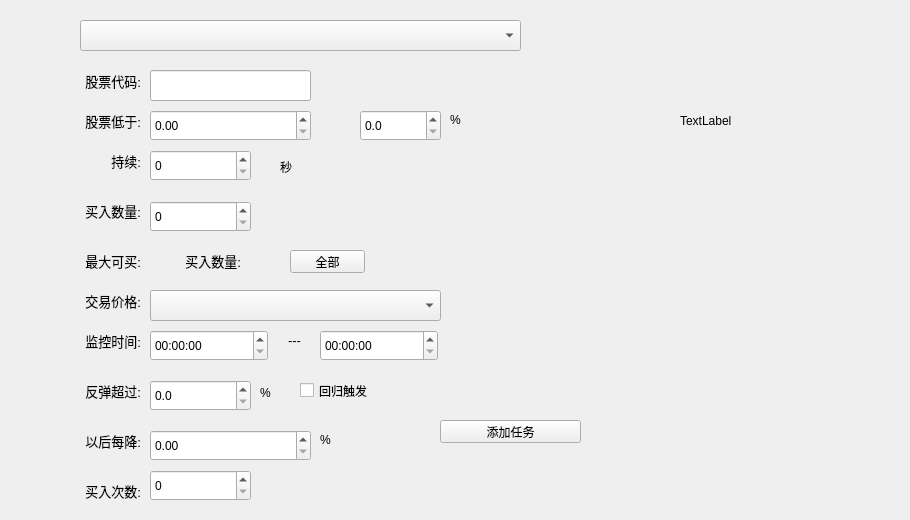
    <widget class="QWidget" name="tab_buytask">
     <attribute name="title">
      <string>买入任务</string>
     </attribute>
     <widget class="QLabel" name="label_buytask_alert_price">
      <property name="geometry">
       <rect>
        <x>70</x>
        <y>110</y>
        <width>71</width>
        <height>21</height>
       </rect>
      </property>
      <property name="font">
       <font>
        <pointsize>10</pointsize>
       </font>
      </property>
      <property name="text">
       <string>股票低于:</string>
      </property>
      <property name="alignment">
       <set>Qt::AlignRight|Qt::AlignTrailing|Qt::AlignVCenter</set>
      </property>
     </widget>
     <widget class="QLabel" name="label_buytask_stock">
      <property name="geometry">
       <rect>
        <x>70</x>
        <y>70</y>
        <width>71</width>
        <height>21</height>
       </rect>
      </property>
      <property name="font">
       <font>
        <pointsize>10</pointsize>
       </font>
      </property>
      <property name="text">
       <string>股票代码:</string>
      </property>
      <property name="alignment">
       <set>Qt::AlignRight|Qt::AlignTrailing|Qt::AlignVCenter</set>
      </property>
     </widget>
     <widget class="QDoubleSpinBox" name="dbspbox_buytask_alert_percent">
      <property name="geometry">
       <rect>
        <x>360</x>
        <y>110</y>
        <width>81</width>
        <height>31</height>
       </rect>
      </property>
      <property name="decimals">
       <number>1</number>
      </property>
      <property name="maximum">
       <double>1000.000000000000000</double>
      </property>
     </widget>
     <widget class="QComboBox" name="combox_buy_type">
      <property name="geometry">
       <rect>
        <x>80</x>
        <y>20</y>
        <width>441</width>
        <height>31</height>
       </rect>
      </property>
     </widget>
     <widget class="QDoubleSpinBox" name="dbspbox_buytask_alert_price">
      <property name="geometry">
       <rect>
        <x>150</x>
        <y>110</y>
        <width>161</width>
        <height>31</height>
       </rect>
      </property>
      <property name="decimals">
       <number>2</number>
      </property>
      <property name="maximum">
       <double>999.990000000000009</double>
      </property>
     </widget>
     <widget class="QLineEdit" name="le_buytask_stock">
      <property name="geometry">
       <rect>
        <x>150</x>
        <y>70</y>
        <width>161</width>
        <height>31</height>
       </rect>
      </property>
     </widget>
     <widget class="QLabel" name="label_buytask_show_pic">
      <property name="geometry">
       <rect>
        <x>680</x>
        <y>0</y>
        <width>221</width>
        <height>241</height>
       </rect>
      </property>
      <property name="text">
       <string>TextLabel</string>
      </property>
     </widget>
     <widget class="QPushButton" name="pbtn_add_buytask">
      <property name="geometry">
       <rect>
        <x>440</x>
        <y>420</y>
        <width>141</width>
        <height>23</height>
       </rect>
      </property>
      <property name="text">
       <string>添加任务</string>
      </property>
     </widget>
     <widget class="QWidget" name="wid_bt_retreat" native="true">
      <property name="geometry">
       <rect>
        <x>50</x>
        <y>370</y>
        <width>401</width>
        <height>41</height>
       </rect>
      </property>
      <widget class="QCheckBox" name="cb_bt_back_alert_trigger">
       <property name="geometry">
        <rect>
         <x>250</x>
         <y>10</y>
         <width>111</width>
         <height>21</height>
        </rect>
       </property>
       <property name="text">
        <string>回归触发</string>
       </property>
      </widget>
      <widget class="QDoubleSpinBox" name="spinBox_bt_retreat">
       <property name="geometry">
        <rect>
         <x>100</x>
         <y>10</y>
         <width>101</width>
         <height>31</height>
        </rect>
       </property>
       <property name="decimals">
        <number>1</number>
       </property>
       <property name="maximum">
        <double>100.000000000000000</double>
       </property>
      </widget>
      <widget class="QLabel" name="label_retreat_bfh_2">
       <property name="geometry">
        <rect>
         <x>210</x>
         <y>13</y>
         <width>31</width>
         <height>20</height>
        </rect>
       </property>
       <property name="text">
        <string>%</string>
       </property>
      </widget>
      <widget class="QLabel" name="label_bt_retreat">
       <property name="geometry">
        <rect>
         <x>20</x>
         <y>10</y>
         <width>71</width>
         <height>21</height>
        </rect>
       </property>
       <property name="font">
        <font>
         <pointsize>10</pointsize>
        </font>
       </property>
       <property name="text">
        <string>反弹超过:</string>
       </property>
       <property name="alignment">
        <set>Qt::AlignRight|Qt::AlignTrailing|Qt::AlignVCenter</set>
       </property>
      </widget>
     </widget>
     <widget class="QWidget" name="wid_bt_step_range" native="true">
      <property name="geometry">
       <rect>
        <x>50</x>
        <y>430</y>
        <width>391</width>
        <height>81</height>
       </rect>
      </property>
      <widget class="QLabel" name="label_bt_step_range">
       <property name="geometry">
        <rect>
         <x>20</x>
         <y>0</y>
         <width>71</width>
         <height>21</height>
        </rect>
       </property>
       <property name="font">
        <font>
         <pointsize>10</pointsize>
        </font>
       </property>
       <property name="text">
        <string>以后每降:</string>
       </property>
       <property name="alignment">
        <set>Qt::AlignRight|Qt::AlignTrailing|Qt::AlignVCenter</set>
       </property>
      </widget>
      <widget class="QDoubleSpinBox" name="dbspbox_bt_step_range">
       <property name="geometry">
        <rect>
         <x>100</x>
         <y>0</y>
         <width>161</width>
         <height>31</height>
        </rect>
       </property>
       <property name="decimals">
        <number>2</number>
       </property>
       <property name="maximum">
        <double>999.990000000000009</double>
       </property>
      </widget>
      <widget class="QLabel" name="step_range_bfh_2">
       <property name="geometry">
        <rect>
         <x>270</x>
         <y>0</y>
         <width>31</width>
         <height>20</height>
        </rect>
       </property>
       <property name="text">
        <string>%</string>
       </property>
      </widget>
      <widget class="QLabel" name="label_bt_times">
       <property name="geometry">
        <rect>
         <x>20</x>
         <y>50</y>
         <width>71</width>
         <height>21</height>
        </rect>
       </property>
       <property name="font">
        <font>
         <pointsize>10</pointsize>
        </font>
       </property>
       <property name="text">
        <string>买入次数:</string>
       </property>
       <property name="alignment">
        <set>Qt::AlignRight|Qt::AlignTrailing|Qt::AlignVCenter</set>
       </property>
      </widget>
      <widget class="QSpinBox" name="spinBox_buytask_times">
       <property name="geometry">
        <rect>
         <x>100</x>
         <y>40</y>
         <width>101</width>
         <height>31</height>
        </rect>
       </property>
      </widget>
     </widget>
     <widget class="QWidget" name="wid_bt_mid_line" native="true">
      <property name="geometry">
       <rect>
        <x>50</x>
        <y>150</y>
        <width>391</width>
        <height>221</height>
       </rect>
      </property>
      <widget class="QLabel" name="lab_buytask_quantity">
       <property name="geometry">
        <rect>
         <x>0</x>
         <y>50</y>
         <width>91</width>
         <height>21</height>
        </rect>
       </property>
       <property name="font">
        <font>
         <pointsize>10</pointsize>
        </font>
       </property>
       <property name="text">
        <string>买入数量:</string>
       </property>
       <property name="alignment">
        <set>Qt::AlignRight|Qt::AlignTrailing|Qt::AlignVCenter</set>
       </property>
      </widget>
      <widget class="QLabel" name="label_buytask_total_num">
       <property name="geometry">
        <rect>
         <x>100</x>
         <y>100</y>
         <width>91</width>
         <height>21</height>
        </rect>
       </property>
       <property name="font">
        <font>
         <pointsize>10</pointsize>
        </font>
       </property>
       <property name="text">
        <string>买入数量:</string>
       </property>
       <property name="alignment">
        <set>Qt::AlignRight|Qt::AlignTrailing|Qt::AlignVCenter</set>
       </property>
      </widget>
      <widget class="QComboBox" name="combox_bt_price_level">
       <property name="geometry">
        <rect>
         <x>100</x>
         <y>140</y>
         <width>291</width>
         <height>31</height>
        </rect>
       </property>
      </widget>
      <widget class="QLabel" name="label_buytask_monitor_time">
       <property name="geometry">
        <rect>
         <x>0</x>
         <y>180</y>
         <width>91</width>
         <height>21</height>
        </rect>
       </property>
       <property name="font">
        <font>
         <pointsize>10</pointsize>
        </font>
       </property>
       <property name="text">
        <string>监控时间:</string>
       </property>
       <property name="alignment">
        <set>Qt::AlignRight|Qt::AlignTrailing|Qt::AlignVCenter</set>
       </property>
      </widget>
      <widget class="QLabel" name="label_price_level_2">
       <property name="geometry">
        <rect>
         <x>0</x>
         <y>140</y>
         <width>91</width>
         <height>21</height>
        </rect>
       </property>
       <property name="font">
        <font>
         <pointsize>10</pointsize>
        </font>
       </property>
       <property name="text">
        <string>交易价格:</string>
       </property>
       <property name="alignment">
        <set>Qt::AlignRight|Qt::AlignTrailing|Qt::AlignVCenter</set>
       </property>
      </widget>
      <widget class="QLabel" name="label_21">
       <property name="geometry">
        <rect>
         <x>230</x>
         <y>180</y>
         <width>21</width>
         <height>21</height>
        </rect>
       </property>
       <property name="font">
        <font>
         <pointsize>10</pointsize>
        </font>
       </property>
       <property name="text">
        <string>---</string>
       </property>
       <property name="alignment">
        <set>Qt::AlignRight|Qt::AlignTrailing|Qt::AlignVCenter</set>
       </property>
      </widget>
      <widget class="QTimeEdit" name="timeEdit_buytask_begin">
       <property name="geometry">
        <rect>
         <x>100</x>
         <y>180</y>
         <width>118</width>
         <height>31</height>
        </rect>
       </property>
      </widget>
      <widget class="QTimeEdit" name="timeEdit_buytask_end">
       <property name="geometry">
        <rect>
         <x>270</x>
         <y>180</y>
         <width>118</width>
         <height>31</height>
        </rect>
       </property>
      </widget>
      <widget class="QLabel" name="label_continue_time_2">
       <property name="geometry">
        <rect>
         <x>20</x>
         <y>0</y>
         <width>71</width>
         <height>21</height>
        </rect>
       </property>
       <property name="font">
        <font>
         <pointsize>10</pointsize>
        </font>
       </property>
       <property name="text">
        <string>持续:</string>
       </property>
       <property name="alignment">
        <set>Qt::AlignRight|Qt::AlignTrailing|Qt::AlignVCenter</set>
       </property>
      </widget>
      <widget class="QSpinBox" name="spinBox_buytask_continue_time">
       <property name="geometry">
        <rect>
         <x>100</x>
         <y>0</y>
         <width>101</width>
         <height>31</height>
        </rect>
       </property>
      </widget>
      <widget class="QLabel" name="label_22">
       <property name="geometry">
        <rect>
         <x>230</x>
         <y>10</y>
         <width>46</width>
         <height>13</height>
        </rect>
       </property>
       <property name="text">
        <string>秒</string>
       </property>
      </widget>
      <widget class="QSpinBox" name="spinBox_buytask_quantity">
       <property name="geometry">
        <rect>
         <x>100</x>
         <y>51</y>
         <width>101</width>
         <height>31</height>
        </rect>
       </property>
      </widget>
      <widget class="QLabel" name="label_19">
       <property name="geometry">
        <rect>
         <x>0</x>
         <y>100</y>
         <width>91</width>
         <height>21</height>
        </rect>
       </property>
       <property name="font">
        <font>
         <pointsize>10</pointsize>
        </font>
       </property>
       <property name="text">
        <string>最大可买:</string>
       </property>
       <property name="alignment">
        <set>Qt::AlignRight|Qt::AlignTrailing|Qt::AlignVCenter</set>
       </property>
      </widget>
      <widget class="QPushButton" name="pbtn_buytask_all_quantity">
       <property name="geometry">
        <rect>
         <x>240</x>
         <y>100</y>
         <width>75</width>
         <height>23</height>
        </rect>
       </property>
       <property name="text">
        <string>全部</string>
       </property>
      </widget>
     </widget>
     <widget class="QLabel" name="label_alert_bfh_2">
      <property name="geometry">
       <rect>
        <x>450</x>
        <y>110</y>
        <width>31</width>
        <height>20</height>
       </rect>
      </property>
      <property name="text">
       <string>%</string>
      </property>
     </widget>
    </widget>
